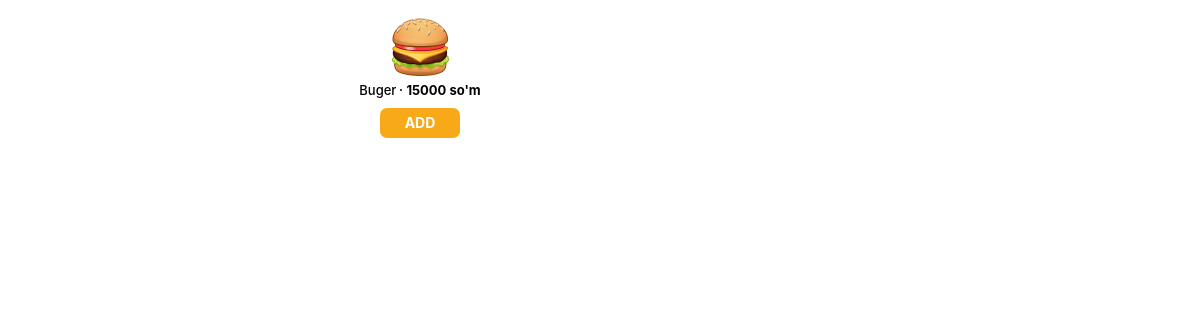
Before: / with the older database file.
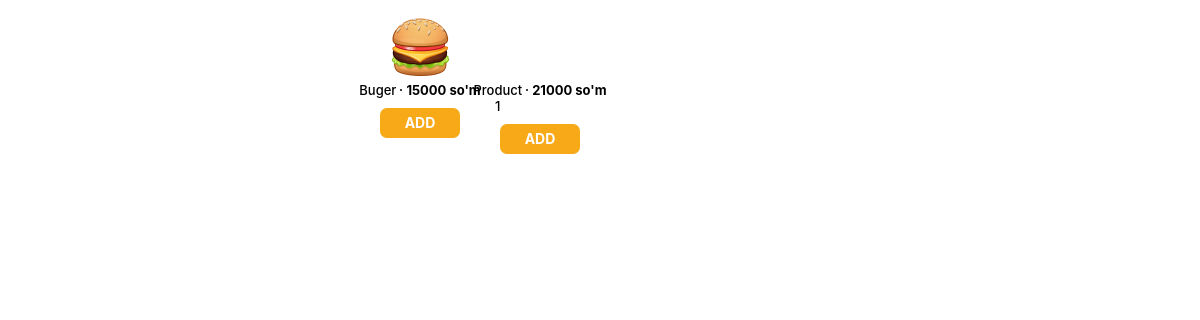
After: the same page with the newer database file.
### base/models.py (models this page shows, shortened)
class Product(models.Model):
    code = models.IntegerField()
    name = models.CharField(max_length=250)
    price = models.IntegerField()
    description = models.TextField()
    image = models.FileField(upload_to='products/', null=True, blank=True)

### base/views.py (the view)
# urls.py: 2. Add a URL to urlpatterns:  path('', views.home, name='home')
def home(request):
    data = {
        "products": Product.objects.all()
    }
    return render(request, 'index.html', data)

### templates/index.html (shortened to what this page needs)
<!DOCTYPE html>
<html lang="en">
{% load static %}
<head>
	<link href="{% static 'css/cafe.css' %}" rel="stylesheet">
</head>
<body style="background-color: white">
<section class="cafe-page cafe-items">
	{% for i in products %}
	<div class="cafe-item js-item" data-item-id="{{i.id}}" data-item-price="4990">
		<div class="cafe-item-photo">
			<picture class="cafe-item-lottie js-item-lottie">
				<source type="application/x-tgsticker" srcset="{% static '/img/tgs/Burger.tgs' %}">
				{% if i.image %}
				<img src="{{ i.image.url }}"
				     style="border-radius: 8px"
				     alt="Burger">
				{% endif %}
			</picture>
		</div>
		<div class="cafe-item-label">
			<span class="cafe-item-title">{{ i.name }}</span>
			<span class="cafe-item-price">{{ i.price }} so'm</span>
		</div>
		<div class="cafe-item-buttons">
			<button class="cafe-item-incr-button js-item-incr-btn button-item ripple-handler">
				<span class="button-item-label">Add</span>
				<span class="ripple-mask"></span>
			</button>
		</div>
	</div>
	{% endfor %}
</section>
</body>
</html>

### static/css/cafe.css (style rules this page uses)
body { font-family: var(--default-font); font-size: 13px; line-height: 16px; font-weight: 400; margin: 0; padding: 0; width: 1px; min-width: 100%; --default-font: -apple-system, BlinkMacSystemFont, 'Segoe UI', Roboto, Helvetica, Arial, sans-serif, 'Apple Color Emoji', 'Segoe UI Emoji', 'Segoe UI Symbol'; --bg-color: #ebedf0; --animation: .15s ease; --page-animation-duration: .3s; --page-animation: var(--page-animation-duration) ease; --status-height: 48px; --accent-color: #31b545; --main-color: #f8a917; --text-color: #222; --page-hint-color: #83878a; --hint-color: #74787a; --placeholder-color: #999da1; --ripple-duration: .45s; --ripple-end-duration: .3s; -webkit-user-select: none; user-select: none; cursor: default; }
* { -webkit-tap-highlight-color: transparent; }
.cafe-page { transition: filter var(--animation); }
.cafe-items { display: flex; flex-wrap: wrap; margin: 0 auto; max-width: 480px; justify-content: space-around; align-content: flex-end; transition: max-height var(--page-animation), opacity var(--page-animation); background-color: var(--block-bg-color); }
.cafe-items:after { content: ''; flex-grow: 2; }
.cafe-item, .cafe-item-shadow { position: relative; width: 120px; height: 159px; padding: 4px 5px 21px; box-sizing: border-box; text-align: center; }
.cafe-item-photo { position: relative; height: 78px; }
.cafe-item-lottie { display: inline-block; vertical-align: top; position: relative; margin: 0 auto; }
.cafe-item-photo .cafe-item-lottie { width: 74px; }
.cafe-item-lottie:before { content: ''; display: block; padding-top: 100%; }
.cafe-item-lottie img, .cafe-item-lottie canvas { position: absolute; top: 0; bottom: 0; left: 0; right: 0; width: 100%; height: 100%; }
.cafe-item-label { display: flex; justify-content: center; }
.cafe-item-title { font-weight: 500; }
.cafe-item-price { font-weight: 700; white-space: nowrap; }
.cafe-item-price:before { display: inline-block; vertical-align: top; content: ''; width: 2px; height: 2px; border-radius: 2px; background-color: currentColor; margin: 7px 4px; }
.cafe-item-buttons { display: flex; width: 80px; justify-content: space-between; margin: 10px auto 0; position: relative; transition: all var(--animation); }
button { cursor: pointer; }
button, .cafe-item-counter { display: inline-block; font-family: var(--default-font); font-weight: 700; font-size: 14px; line-height: 18px; padding: 6px 16px; height: 30px; border-radius: 7px; box-sizing: border-box; background-color: var(--main-color); text-transform: uppercase; color: #fff; outline: none; border: none; }
.cafe-item-incr-button { position: absolute !important; top: 0; right: 0; transition: width var(--animation); width: 80px; }
.cafe-item-incr-button:before, .cafe-item-incr-button:after, .cafe-item-decr-button:before { display: inline-block; position: absolute; content: ''; left: 0; right: 0; top: 0; bottom: 0; margin: auto; width: 14px; height: 3px; background-color: #fff; border-radius: 1px; z-index: 1; }
.cafe-item-incr-button:before, .cafe-item-incr-button:after { background-color: rgba(255, 255, 255, 0); transition: background-color var(--animation); }
.cafe-item-incr-button .button-item-label { transition: transform var(--animation); }
.cafe-item-incr-button:after { width: 3px; height: 14px; }
.button-item.ripple-handler { position: relative; }
.ripple-mask { position: absolute; left: 0; right: 0; top: 0; bottom: 0; transform: translateZ(0); overflow: hidden; pointer-events: none; }
.button-item .ripple-mask { border-radius: inherit; }
.button-item-label { display: inline-block; max-width: 100%; overflow: hidden; text-overflow: ellipsis; vertical-align: top; position: relative; z-index: 1; }

Changed rows visible on the page:
added Product: name "Product 1", price "21000"
